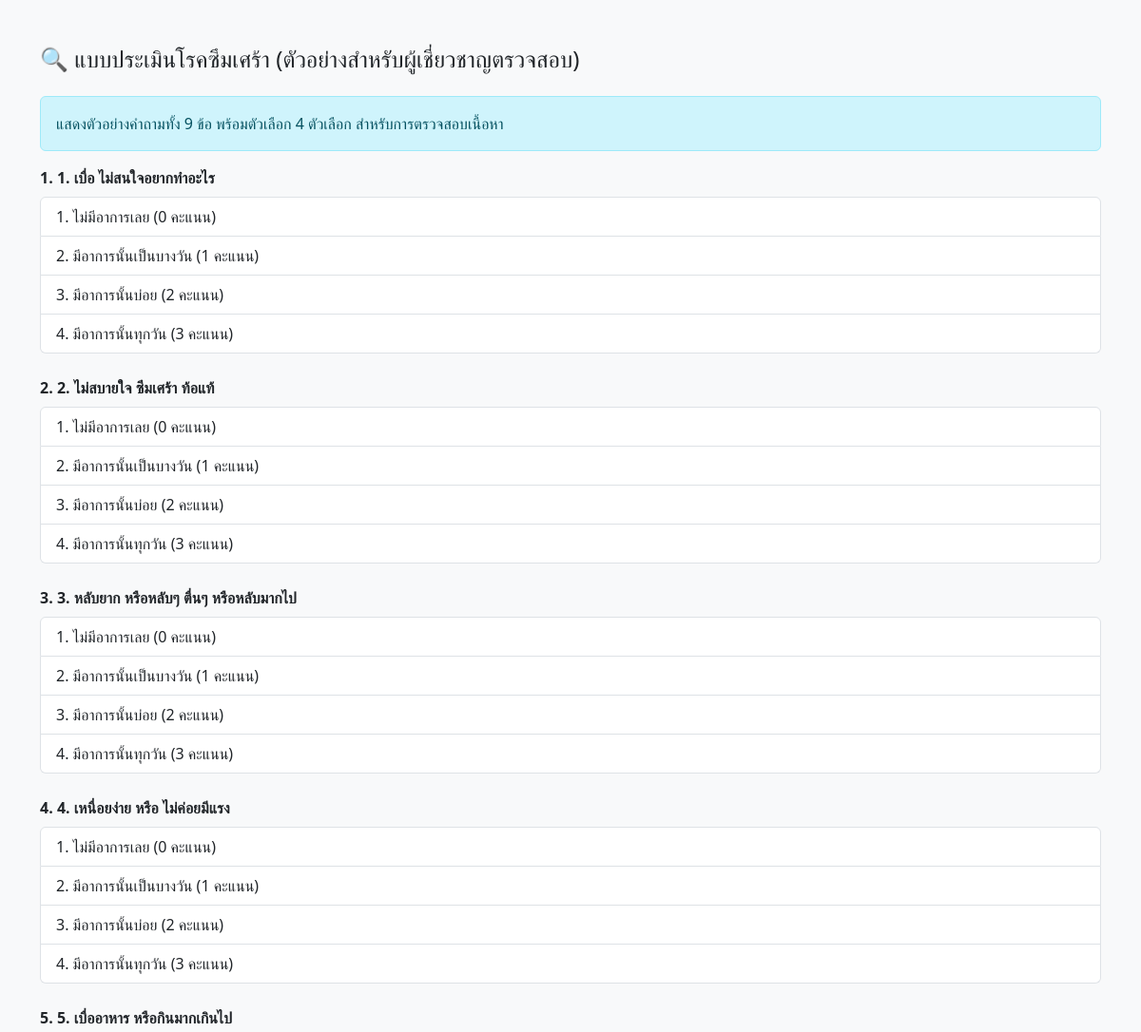
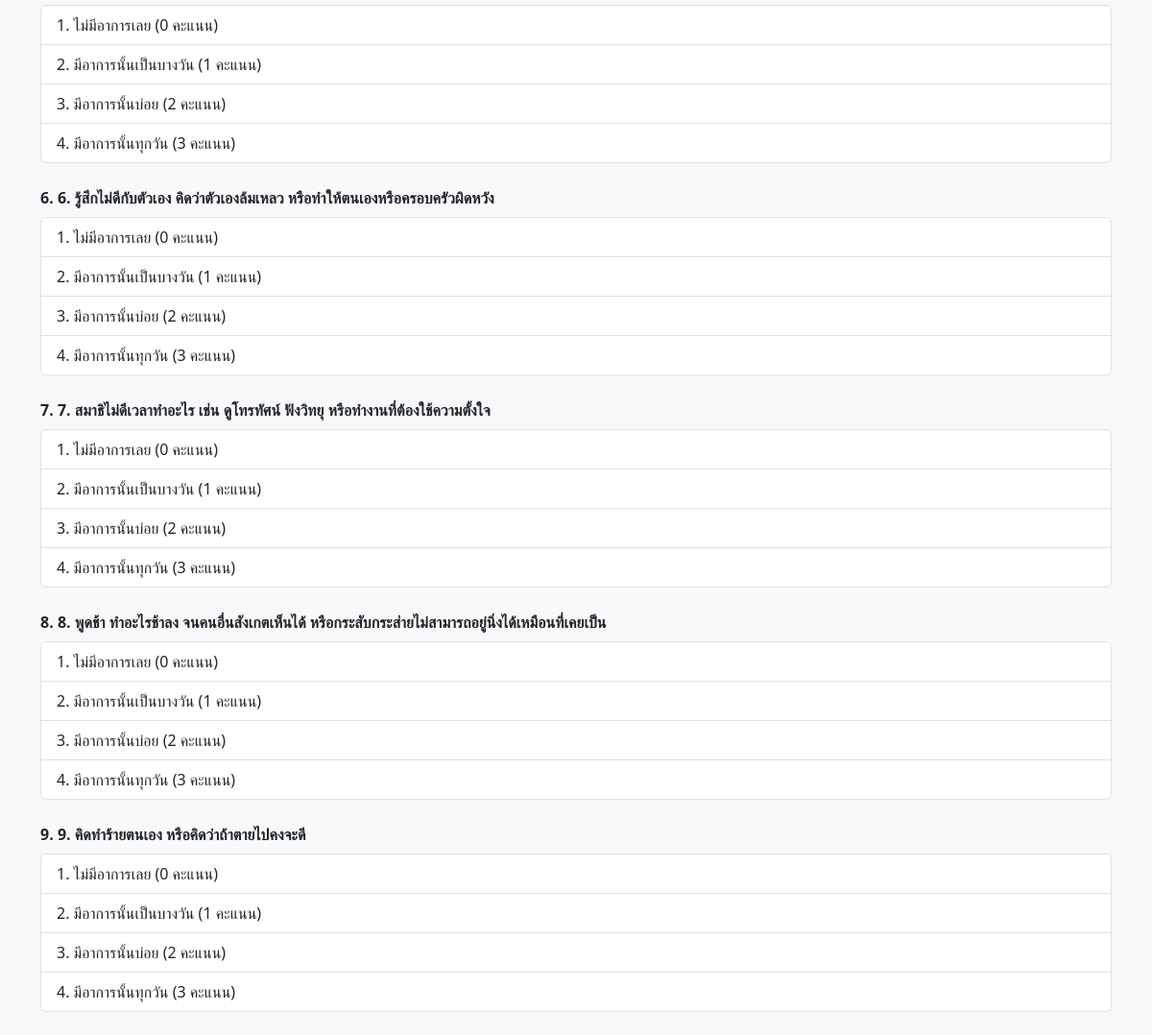
The page /user/preview_questions.php on the database its author committed (2 pictures, top to bottom).
### tables this page shows
CREATE TABLE `questions` (
  `id` int(11) NOT NULL,
  `question_text` text
);

### user/preview_questions.php (the view, shortened to what this page needs)
<?php
include('../config/db.php');
$qres = $conn->query("SELECT * FROM questions ORDER BY id ASC");
$questions = $qres->fetch_all(MYSQLI_ASSOC);
?>
<!DOCTYPE html>
<html lang="th">
<head>
    <link rel="stylesheet" href="https://cdn.jsdelivr.net/npm/bootstrap@5.3.2/dist/css/bootstrap.min.css">
</head>
<body class="bg-light">
<div class="container mt-5">
    <h4 class="mb-4">🔍 แบบประเมินโรคซึมเศร้า (ตัวอย่างสำหรับผู้เชี่ยวชาญตรวจสอบ)</h4>
    <div class="alert alert-info">
        แสดงตัวอย่างคำถามทั้ง 9 ข้อ พร้อมตัวเลือก 4 ตัวเลือก สำหรับการตรวจสอบเนื้อหา
    </div>
    <form>
        <?php foreach ($questions as $i => $q): ?>
            <div class="mb-4">
                <strong><?= $q['id'] ?>. <?= $q['question_text'] ?></strong>
                <ul class="list-group mt-2">
                    <li class="list-group-item">1. ไม่มีอาการเลย (0 คะแนน)</li>
                    <li class="list-group-item">2. มีอาการนั้นเป็นบางวัน (1 คะแนน)</li>
                    <li class="list-group-item">3. มีอาการนั้นบ่อย (2 คะแนน)</li>
                    <li class="list-group-item">4. มีอาการนั้นทุกวัน (3 คะแนน)</li>
                </ul>
            </div>
        <?php endforeach; ?>
    </form>
</div>
</body>
</html>

### rows shown on the page
questions: id "1", question_text "1. เบื่อ ไม่สนใจอยากทำอะไร"
questions: id "2", question_text "2. ไม่สบายใจ ซึมเศร้า ท้อแท้"
questions: id "3", question_text "3. หลับยาก หรือหลับๆ ตื่นๆ หรือหลับมากไป"
questions: id "4", question_text "4. เหนื่อยง่าย หรือ ไม่ค่อยมีแรง"
questions: id "5", question_text "5. เบื่ออาหาร หรือกินมากเกินไป"
questions: id "6", question_text "6. รู้สึกไม่ดีกับตัวเอง คิดว่าตัวเองล้มเหลว หรือทำให้ตนเองหรือครอบครัวผิดหวัง"
questions: id "7", question_text "7. สมาธิไม่ดีเวลาทำอะไร เช่น ดูโทรทัศน์ ฟังวิทยุ หรือทำงานที่ต้องใช้ความตั้งใจ"
questions: id "8", question_text "8. พูดช้า ทำอะไรช้าลง จนคนอื่นสังเกตเห็นได้ หรือกระสับกระส่ายไม่สามารถอยู่นิ่งได้เหมือนที่เคยเป็น"
questions: id "9", question_text "9. คิดทำร้ายตนเอง หรือคิดว่าถ้าตายไปคงจะดี"
